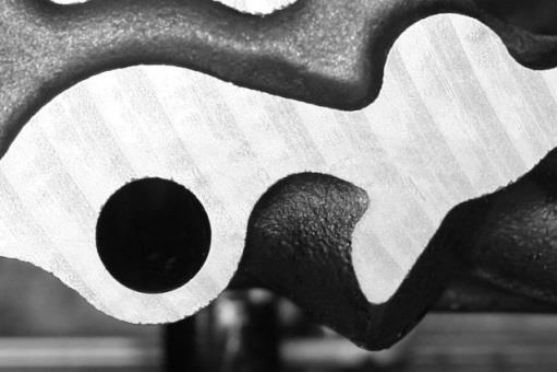
#> input picture DATA SET/GEAR/comp algo-2.PNG, 559 x 373 px, found by its file name
$ jupyter execute --allow-errors SURFACE_ILLUMINATION.ipynb
#> lines starting #> are read from the running program, lines starting #| are printed output that depends on the picture; after the words box and inside, x2 and y2 are one past the last pixel; in counts of white or black regions, pixels touching at a corner belong together
[cell 1]
from imutils import contours
from skimage import measure
import numpy as np
import argparse
import imutils
import cv2
import matplotlib.pyplot as plt

# load the image, convert it to grayscale, and blur it
image = cv2.imread('/content/comp algo-2.PNG')
#> image is the input picture: shape (373, 559, 3); min 2, max 255, mean 136.3
gray = cv2.cvtColor(image, cv2.COLOR_BGR2GRAY)
blurred = cv2.GaussianBlur(gray, (11, 11), 0)
thresh = cv2.threshold(blurred, 200, 255, cv2.THRESH_BINARY)[1]
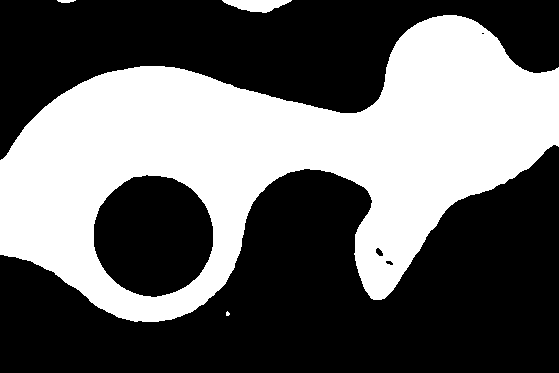
#> thresh: shape (373, 559); 39.5% white; 4 white regions (1 under 20 px), largest, box (x1, y1, x2, y2) and area: (0, 15, 559, 322) 81629, (222, 0, 292, 13) 578, (57, 0, 76, 3) 44
thresh = cv2.erode(thresh, None, iterations=2)
#> thresh: shape (373, 559); 36.9% white; 3 white regions (1 under 20 px), largest, box (x1, y1, x2, y2) and area: (0, 17, 559, 320) 76556, (226, 0, 287, 11) 396
thresh = cv2.dilate(thresh, None, iterations=4)
#> thresh: shape (373, 559); 41.9% white; 3 white regions, box (x1, y1, x2, y2) and area: (0, 13, 559, 324) 86543, (222, 0, 291, 15) 760, (59, 0, 72, 5) 65

labels = measure.label(thresh, neighbors=8, background=0)
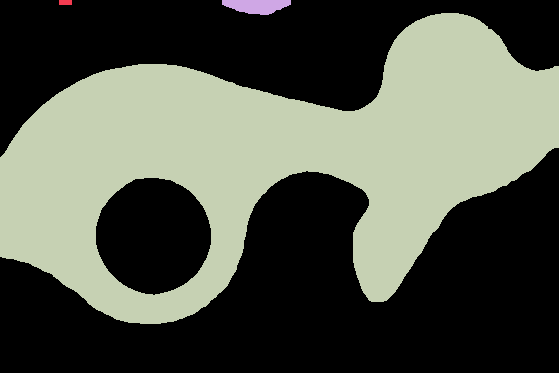
#> labels: shape (373, 559) int64; 4 distinct labels, from 0 to 3; one colour per label, 0 black
mask = np.zeros(thresh.shape, dtype="uint8")
for label in np.unique(labels):
	if label == 0:
		continue
	labelMask = np.zeros(thresh.shape, dtype="uint8")
	labelMask[labels == label] = 255
	numPixels = cv2.countNonZero(labelMask)
	if numPixels > 300:
		mask = cv2.add(mask, labelMask)
#> this loop made 4 passes
#> numPixels on passes 2 to 4: 65, 760, 86543
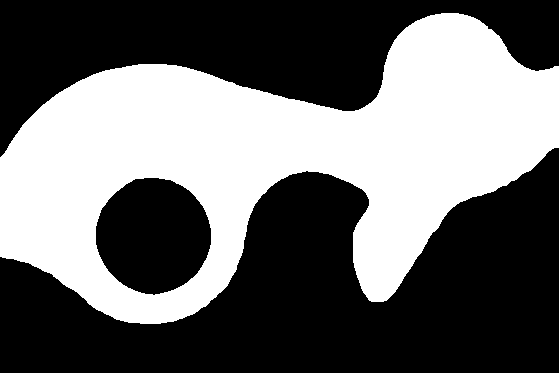
#> labelMask: shape (373, 559); 41.5% white; 1 white region, box (x1, y1, x2, y2) and area: (0, 13, 559, 324) 86543
#> mask: shape (373, 559); 41.9% white; 2 white regions
cnts = cv2.findContours(mask.copy(), cv2.RETR_EXTERNAL,
	cv2.CHAIN_APPROX_SIMPLE)
#> cnts = 2 contours; box (x1, y1, x2, y2) and area: (0, 13, 559, 324) 96153, (222, 0, 291, 15) 687
cnts = imutils.grab_contours(cnts)
cnts = contours.sort_contours(cnts)[0]
for (i, c) in enumerate(cnts):
	(x, y, w, h) = cv2.boundingRect(c)
	((cX, cY), radius) = cv2.minEnclosingCircle(c)
	cv2.circle(image, (int(cX), int(cY)), int(radius),
		(0, 0, 255), 3)
	cv2.putText(image, "#{}".format(i + 1), (x, y - 15),
		cv2.FONT_HERSHEY_SIMPLEX, 0.45, (0, 0, 255), 2)
#> this loop made 2 passes
#> (x, y, w, h, cX, cY, radius) on passes 1 to 2: (0, 13, 559, 311, 279, 161, 294.7), (222, 0, 69, 15, 256, 2, 34.06)
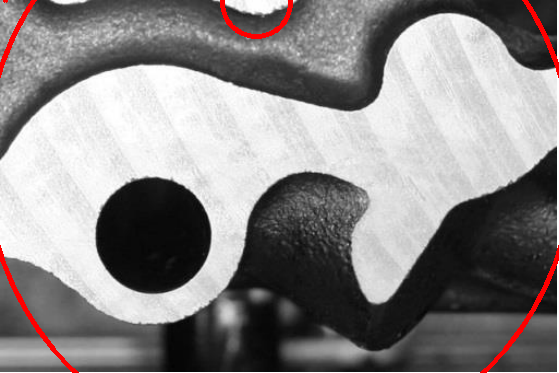
#> image: shape (373, 559, 3); 1.33% of pixels changed, all inside (x1, y1, x2, y2) = (0, 0, 559, 373)
plt.imshow(image)
cv2.waitKey(0)
#> Out = 27

[cell 2]
#cv2.getStructuringElement
lookUpTable = np.empty((1,256), np.uint8)
gamma = 3
for i in range(256):
  lookUpTable[0,i] = np.clip(pow(i / 255.0, gamma) * 255.0, 0, 255)
res = cv2.LUT(image, lookUpTable)
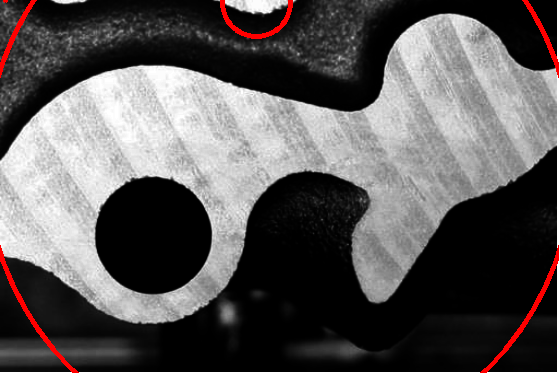
#> res: shape (373, 559, 3); mean B, G, R 87.6, 87.6, 91
plt.imshow(res)

[cell 3]
imm = cv2.imread('/content/comp algo-11.PNG',0)
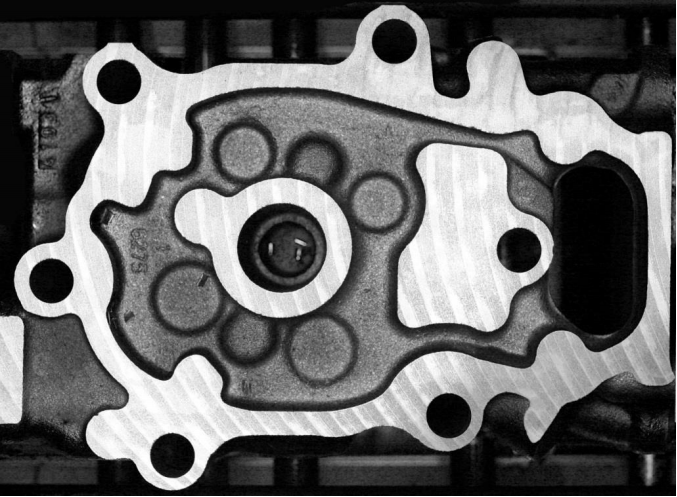
#> input picture DATA SET/GEAR/comp algo-11.PNG, 677 x 497 px, found by its file name
#> imm is the input picture: shape (497, 677); min 0, max 255, mean 104.9
edges = cv2.Canny(imm,300,300)
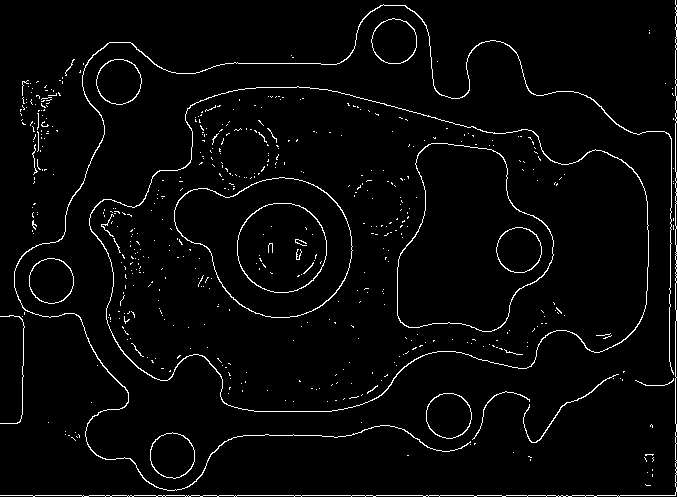
#> edges: shape (497, 677); 3% white in thin lines or dots
plt.imshow(edges,cmap='gray')

[cell 4]
kernel = cv2.getStructuringElement(cv2.MORPH_ELLIPSE,(1,1))
#> kernel = [1]
opening = cv2.morphologyEx(edges, cv2.MORPH_OPEN, kernel)
plt.imshow(opening,cmap='gray')

[cell 5]
from skimage.filters import threshold_yen
from skimage.exposure import rescale_intensity
from skimage.io import imread, imsave

img = imread('/content/comp algo-2.PNG')

yen_threshold = threshold_yen(img)
#> yen_threshold = 204
bright = rescale_intensity(img, (0, yen_threshold), (0, 255))

plt.imshow(bright)

[cell 6]
def adjust_gamma(image, gamma=1.2):
#> called with gamma = 1.2
    invGamma = 1.0 / gamma
    table = np.array([((i / 255.0) ** invGamma) * 255
        for i in np.arange(0, 256)]).astype("uint8")
    return cv2.LUT(image, table)
l=adjust_gamma(img)
plt.imshow(l)

[cell 7]
BLOCK_SIZE = 5
DELTA = 5
def preprocess(image):
    image = cv2.medianBlur(image, 3)
#> image: shape (373, 559)
    return 255 - image
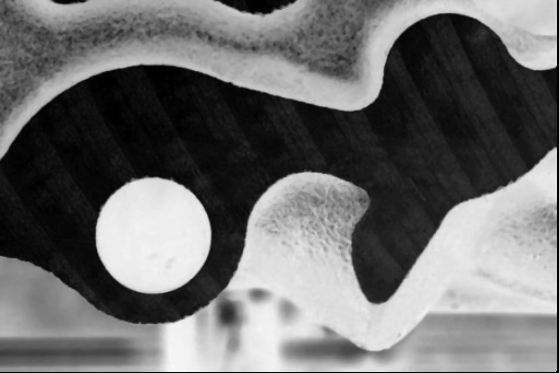
#> returned value: shape (373, 559); min 0, max 249, mean 109.7

# [4 lines left out: function postprocess, not called in this run]

#helper function that generates box coordinates
def get_block_index(image_shape, yx, block_size):
    y = np.arange(max(0, yx[0]-block_size), min(image_shape[0], yx[0]+block_size))
    x = np.arange(max(0, yx[1]-block_size), min(image_shape[1], yx[1]+block_size))
    return np.meshgrid(y, x)

def adaptive_median_threshold(img_in):
    med = np.median(img_in)
    img_out = np.zeros_like(img_in)
    img_out[img_in - med < DELTA] = 255
    kernel = np.ones((3,3),np.uint8)
    img_out = 255 - cv2.dilate(255 - img_out,kernel,iterations = 2)
    return img_out

def block_image_process(image, block_size):
#> called with block_size = 5
    out_image = np.zeros_like(image)
    for row in range(0, image.shape[0], block_size):
        for col in range(0, image.shape[1], block_size):
            idx = (row, col)
            block_idx = get_block_index(image.shape, idx, block_size)
            out_image[block_idx] = adaptive_median_threshold(image[block_idx])
#> this loop made 1 pass
#> out_image: shape (373, 559); every value is 0
    return out_image

def process_image(img):
    image_in = cv2.cvtColor(img, cv2.COLOR_BGR2GRAY)
    image_in = preprocess(image_in)
    image_out = block_image_process(image_in, BLOCK_SIZE)
    image_out = postprocess(image_out)
    return image_out
#> (the rest of this cell did not finish here and is left out)

[cell 8]
# This is the function used for composing
def sigmoid(x, orig, rad):
    k = np.exp((x - orig) * 5 / rad)
    return k / (k + 1.)

# [33 lines left out: functions combine_block, combine_block_image_process, not called in this run]

def combine_postprocess(image):
    return image

# [5 lines left out: function combine_process, not called in this run]
#> (the rest of this cell did not finish here and is left out)

[cell 9]
image1 = cv2.imread('/content/comp algo-11.PNG')
gray1 = cv2.cvtColor(image1, cv2.COLOR_BGR2GRAY)

cnts = cv2.findContours(gray1, cv2.RETR_EXTERNAL, cv2.CHAIN_APPROX_SIMPLE)
#> cnts = 5 contours, 4 with area under 20; largest, box (x1, y1, x2, y2) and area: (0, 0, 677, 497) 335048
cnts = cnts[0] if len(cnts) == 2 else cnts[1]

for c in cnts:
    cv2.drawContours(gray,[c], 0, (255,255,255), -1)
#> this loop made 5 passes
#> c on passes 1 to 4: [[4, 493]], [[18, 492]], [[0, 489], [0, 491], [4, 491], [4, 489]], [[0, 263], [0, 266]]
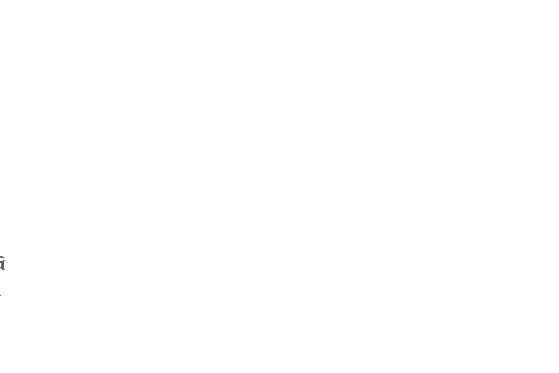
#> gray: shape (373, 559); min 90, max 255, mean 255

kernel = cv2.getStructuringElement(cv2.MORPH_ELLIPSE, (5,5))
#> kernel = [[0, 0, 1, 0, 0], [1, 1, 1, 1, 1], [1, 1, 1, 1, 1], [1, 1, 1, 1, 1], [0, 0, 1, 0, 0]]
opening = cv2.morphologyEx(gray1, cv2.MORPH_OPEN, kernel, iterations=2)
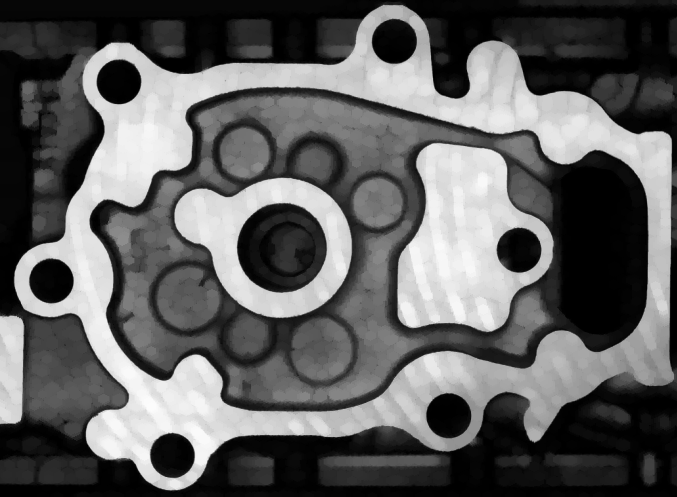
#> opening: shape (497, 677); min 0, max 252, mean 95.4

plt.imshow(gray1,cmap='gray')
#plt.imshow(opening, cmap='gray')
#cv2.waitKey(0)
